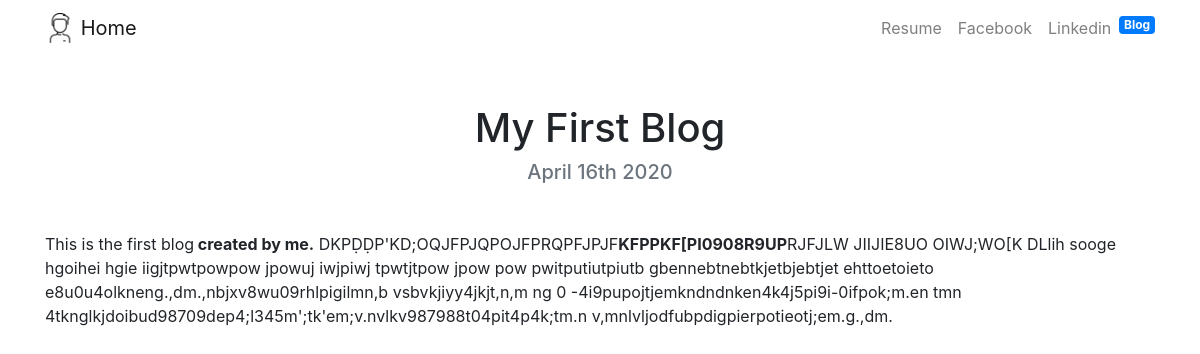
The page /blog/1 on the database its author committed.
### blog/models.py (models this page shows, shortened)
class myblogs(models.Model):
    title = models.CharField(max_length = 200)
    date = models.DateField()
    description = models.TextField()

### blog/views.py (the view)
# urls.py: path('<int:blog_id>', views.detail, name='detail'),
def detail(request,blog_id):
    blog = get_object_or_404(myblogs, pk=blog_id)
    return render(request, 'ind_blog.html', {'blog' : blog})

### templates/ind_blog.html
{% extends 'navbar.html' %}
{% block content %}
    <h1 class="text-center mt-5">{{blog.title}}</h1>
    <h5 class="text-center mb-5 text-muted">{{blog.date|date:'F jS Y'}}</h5>
    <p>{{blog.description|safe}}</p>
    {% endblock  %}

### rows shown on the page
myblogs: title "My First Blog", date "April 16th 2020", description "This is the first blog created by me. DKPḌḌP'KD;OQJFPJQPOJFPRQPFJPJF KFPPKF[PI0908R9UP RJFJLW JIIJIE8UO OIWJ;WO[K DLlih sooge hgoihei hgie iigjtpwtpowpow jpowuj iwjpiwj tpwtjtpow jpow pow pwitputiutpiutb gbennebtnebtkjetbjebtjet ehttoetoieto e8u0u4olkneng.,dm.,nbjxv8wu09rhlpigilmn,b vsbvkjiyy4jkjt,n,m ng 0 -4i9pupojtjemkndndnken4k4j5pi9i-0ifpok;m.en tmn 4tknglkjdoibud98709dep4;l345m';tk'em;v.nvlkv987988t04pit4p4k;tm.n v,mnlvljodfubpdigpierpotieotj;em.g.,dm."
